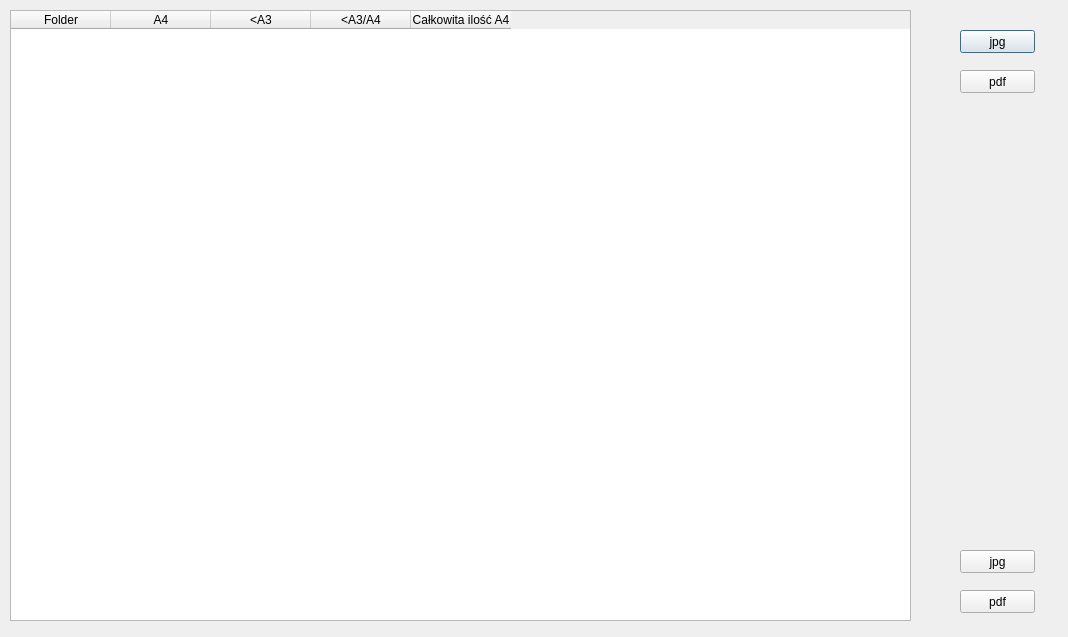
<?xml version="1.0" encoding="UTF-8"?>
<ui version="4.0">
 <class>Dialog</class>
 <widget class="QDialog" name="Dialog">
  <property name="geometry">
   <rect>
    <x>0</x>
    <y>0</y>
    <width>1068</width>
    <height>637</height>
   </rect>
  </property>
  <property name="windowTitle">
   <string>Dialog</string>
  </property>
  <widget class="QTableWidget" name="tableWidget">
   <property name="geometry">
    <rect>
     <x>10</x>
     <y>10</y>
     <width>901</width>
     <height>611</height>
    </rect>
   </property>
   <column>
    <property name="text">
     <string>Folder</string>
    </property>
   </column>
   <column>
    <property name="text">
     <string>A4</string>
    </property>
   </column>
   <column>
    <property name="text">
     <string>&lt;A3</string>
    </property>
   </column>
   <column>
    <property name="text">
     <string>&lt;A3/A4</string>
    </property>
   </column>
   <column>
    <property name="text">
     <string>Całkowita ilość A4</string>
    </property>
   </column>
  </widget>
  <widget class="QPushButton" name="jpgButton">
   <property name="geometry">
    <rect>
     <x>960</x>
     <y>30</y>
     <width>75</width>
     <height>23</height>
    </rect>
   </property>
   <property name="text">
    <string>jpg</string>
   </property>
  </widget>
  <widget class="QPushButton" name="pdfButton">
   <property name="geometry">
    <rect>
     <x>960</x>
     <y>70</y>
     <width>75</width>
     <height>23</height>
    </rect>
   </property>
   <property name="text">
    <string>pdf</string>
   </property>
  </widget>
  <widget class="QPushButton" name="pdfButton_2">
   <property name="geometry">
    <rect>
     <x>960</x>
     <y>590</y>
     <width>75</width>
     <height>23</height>
    </rect>
   </property>
   <property name="text">
    <string>pdf</string>
   </property>
  </widget>
  <widget class="QPushButton" name="jpgButton_2">
   <property name="geometry">
    <rect>
     <x>960</x>
     <y>550</y>
     <width>75</width>
     <height>23</height>
    </rect>
   </property>
   <property name="text">
    <string>jpg</string>
   </property>
  </widget>
 </widget>
 <resources/>
 <connections/>
</ui>
